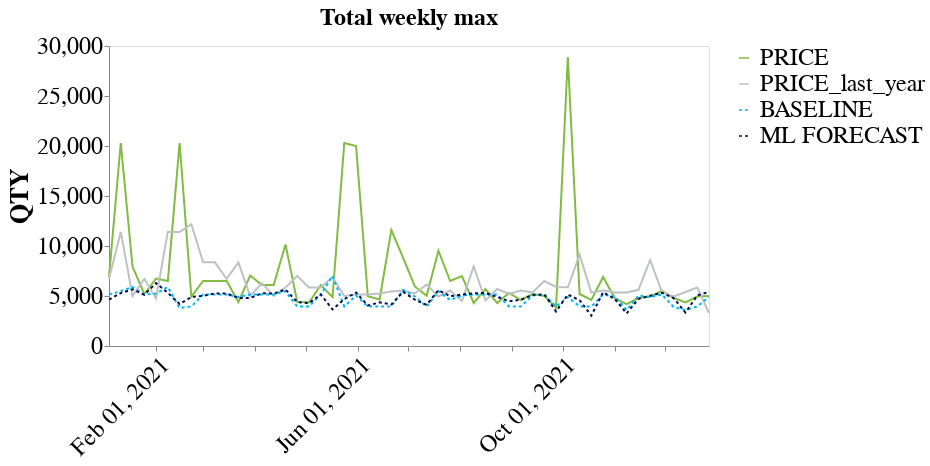

Notebook cell for this chart:
### Code cell
tsp.plot_weekly_per_agg(df_evl,actuals_col='PRICE',var_cols=['BASELINE','ML FORECAST'], agg_col='total', 
                           agg='max', limit_n_plots=3, title_text='',
                          date_from='2021-01-01',date_upto='2021-12-31',plot_two_years_ago=False,plot_last_year=True)

### Figure 1 — Vega-Lite specification as saved in the notebook (floating-point values rounded to 4 significant figures; data arrays with more than 128 entries replaced by an {"elided": "..."} marker saying what was removed)
{"config": {"title": {"font": "Constantia", "fontSize": 24}, "axis": {"labelFont": "Constantia", "titleFont": "Constantia", "labelFontSize": 24, "titleFontSize": 26, "grid": false}, "header": {"labelFont": "Constantia", "titleFont": "Constantia", "labelFontSize": 24, "titleFontSize": 26}, "legend": {"labelFont": "Constantia", "titleFont": "Constantia", "labelFontSize": 24, "titleFontSize": 26}, "view": {"height": 300, "width": 600}}, "concat": [{"mark": {"type": "line"}, "encoding": {"color": {"field": "variable", "legend": {"labelLimit": 1000, "orient": "right", "symbolLimit": 0, "title": ""}, "scale": {"domain": ["PRICE", "PRICE_last_year", "BASELINE", "ML FORECAST"], "range": ["#81BB41", "#BEC1C3", "#00B7F1", "#000E4E"]}, "type": "nominal"}, "strokeDash": {"field": "variable", "scale": {"domain": ["PRICE", "PRICE_last_year", "BASELINE", "ML FORECAST"], "range": [[0], [0], [3, 3], [3, 3]]}, "type": "nominal"}, "tooltip": [{"field": "THIS_WEEK_MONDAY", "timeUnit": "yearmonthdate", "type": "temporal"}, {"field": "variable", "type": "nominal"}, {"field": "value", "type": "quantitative"}], "x": {"axis": {"labelAngle": -45, "title": ""}, "field": "THIS_WEEK_MONDAY", "timeUnit": "yearmonthdate", "type": "temporal"}, "y": {"axis": {"title": "QTY"}, "field": "value", "type": "quantitative"}}, "name": "view_16", "title": "Total weekly max "}], "columns": 1, "data": {"name": "data-9360cce1de7a3a4b9834f436c8f8784e"}, "params": [{"name": "param_16", "select": {"type": "interval", "encodings": ["x"]}, "views": ["view_16"]}], "$schema": "https://vega.github.io/schema/vega-lite/v5.15.1.json", "datasets": {"data-9360cce1de7a3a4b9834f436c8f8784e": {"elided": "208 records"}}}
